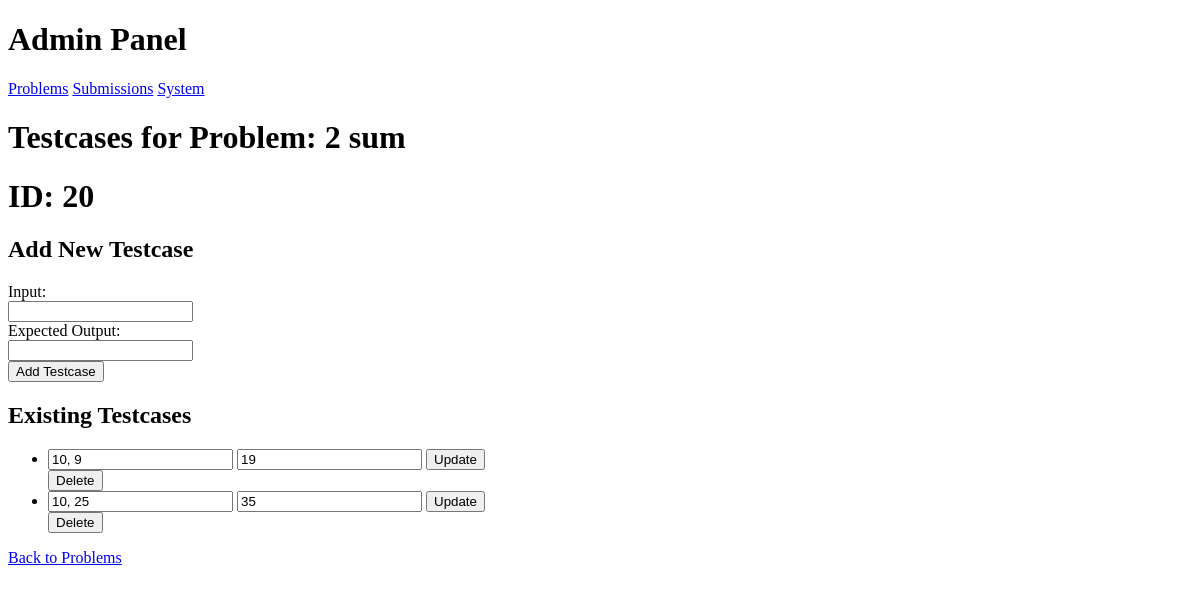
Page /admin/problem/20/testcases on the earlier database version.
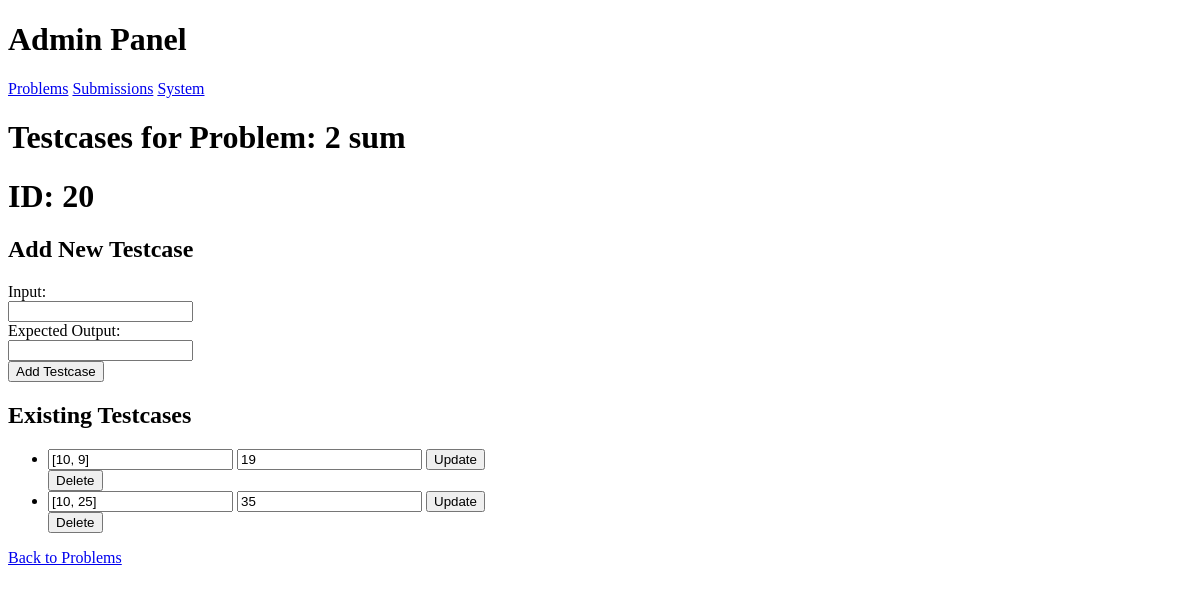
Same page on the later database version.
### tables this page shows
CREATE TABLE problems (
    id INTEGER PRIMARY KEY AUTOINCREMENT,
    title TEXT NOT NULL,
    description TEXT NOT NULL);

CREATE TABLE test_cases (
    id INTEGER PRIMARY KEY AUTOINCREMENT,
    problem_id INTEGER,
    input TEXT NOT NULL,
    expected TEXT NOT NULL,
    FOREIGN KEY(problem_id) REFERENCES problems(id)
);

### run.py (the view)
@app.route("/admin/problem/<int:problem_id>/testcases")
def admin_testcases(problem_id):
    conn = get_db_connection()
    conn.commit()
    problem = conn.execute("SELECT * FROM problems WHERE id = ?", (problem_id,)).fetchone()
    testcases = conn.execute("SELECT * FROM test_cases WHERE problem_id = ?", (problem_id,)).fetchall()
    conn.close()
    if problem is None:
        return f"⚠️ Problem with id {problem_id} not found", 404
    return render_template("admin/adminTestcases.html", problem=problem, testcases=testcases, id=problem_id)

### run.py (called while the page is built)
def get_db_connection():
    conn = sqlite3.connect(DB_PATH)
    conn.row_factory = sqlite3.Row
    return conn

### templates/admin/adminTestcases.html (shortened to what this page needs)
{% extends "admin/admin.html"%}
{% block content %}
<h1>Testcases for Problem: {{ problem['title'] }}</h1>
<h1>ID: {{problem['id']}}</h1>
    <h2>Add New Testcase</h2>
    <form method="post" action="{{ url_for('add_testcase', problem_id=problem['id']) }}">
        <label>Input:</label><br>
        <input type="text" name="input_data" required><br>
        <label>Expected Output:</label><br>
        <input type="text" name="expected_output" required><br>
        <button type="submit">Add Testcase</button>
    </form>
    <h2>Existing Testcases</h2>
    <ul>
        {% for tc in testcases %}
        <li>
            <form method="post" action="{{ url_for('edit_testcase', problem_id=problem['id'], testcase_id=tc['id']) }}">
                <input type="text" name="input_data" value="{{ tc['input'] }}" required >
                <input type="text" name="expected_output" value="{{ tc['expected'] }}" required>
                <button type="submit">Update</button>
            </form>
            <form method="post" action="{{ url_for('delete_testcase', problem_id=problem['id'], testcase_id=tc['id']) }}" style="display:inline;">
                <button type="submit">Delete</button>
            </form>
        </li>
        {% else %}
        <li>No testcases yet.</li>
        {% endfor %}
    </ul>
    <p><a href="{{ url_for('edit_problem', id=id) }}">Back to Problems</a></p>
{% endblock %}

### templates/admin/admin.html (shortened to what this page needs)
<!DOCTYPE html>
<html lang="en">
<head>
    <link rel="stylesheet" href="{{ url_for('static', filename='style.css') }}">
</head>
<body>
    <header>
        <h1>Admin Panel</h1>
        <nav>
            <a href="{{ url_for('adminProblem') }}">Problems</a>
            <a href="{{ url_for('adminSubmissions') }}">Submissions</a>
            <a href="{{ url_for('adminSystem') }}">System</a>
        </nav>
    </header>
    <main>
        {% block content %}{% endblock %}
    </main>
</body>
</html>

Differences in the rows shown:
changed test_cases (number 1 of 2 on the later page): input_data "10, 9" → "[10, 9]"
changed test_cases (number 2 of 2 on the later page): input_data "10, 25" → "[10, 25]"
